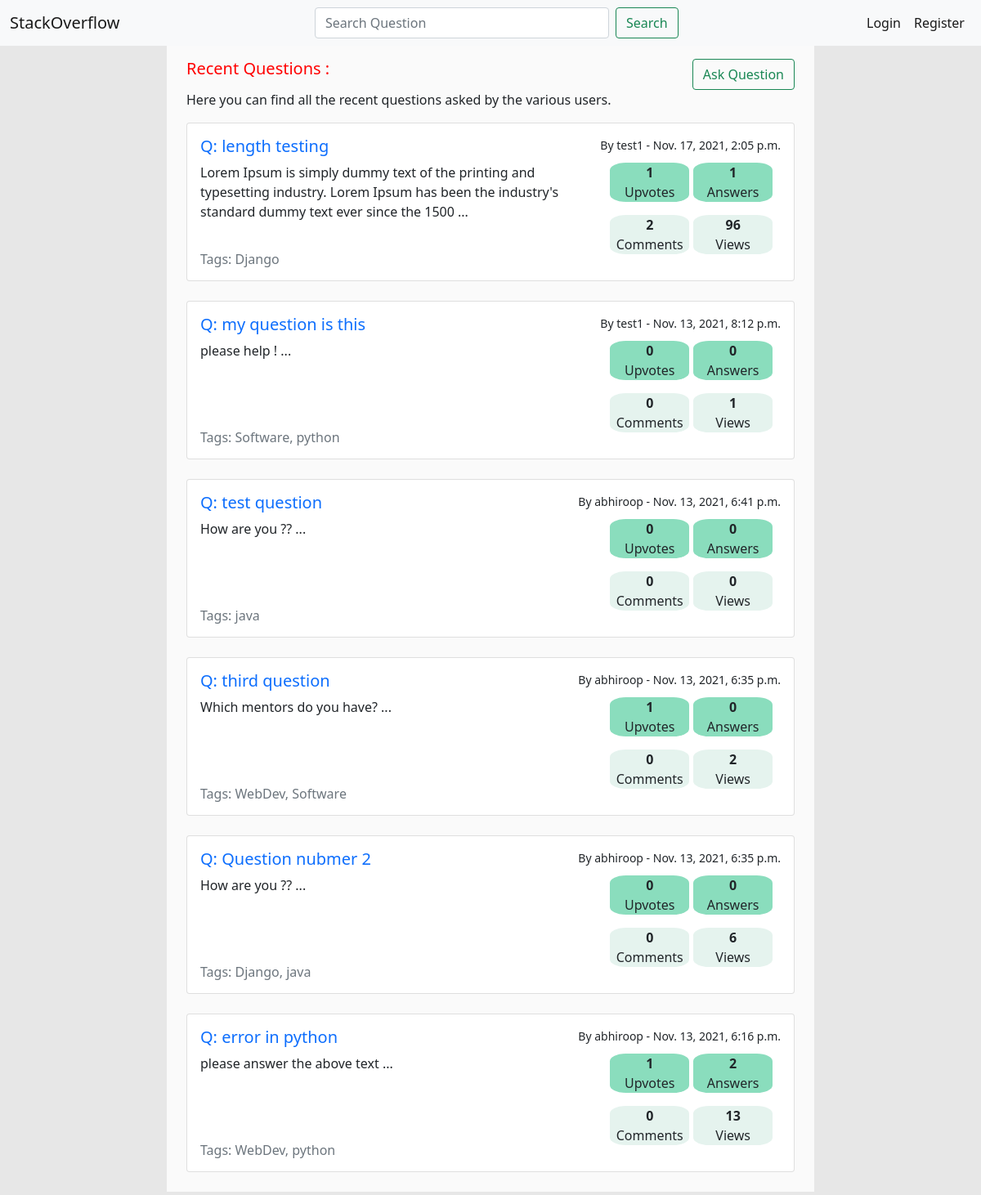
Before: / with the older database file.
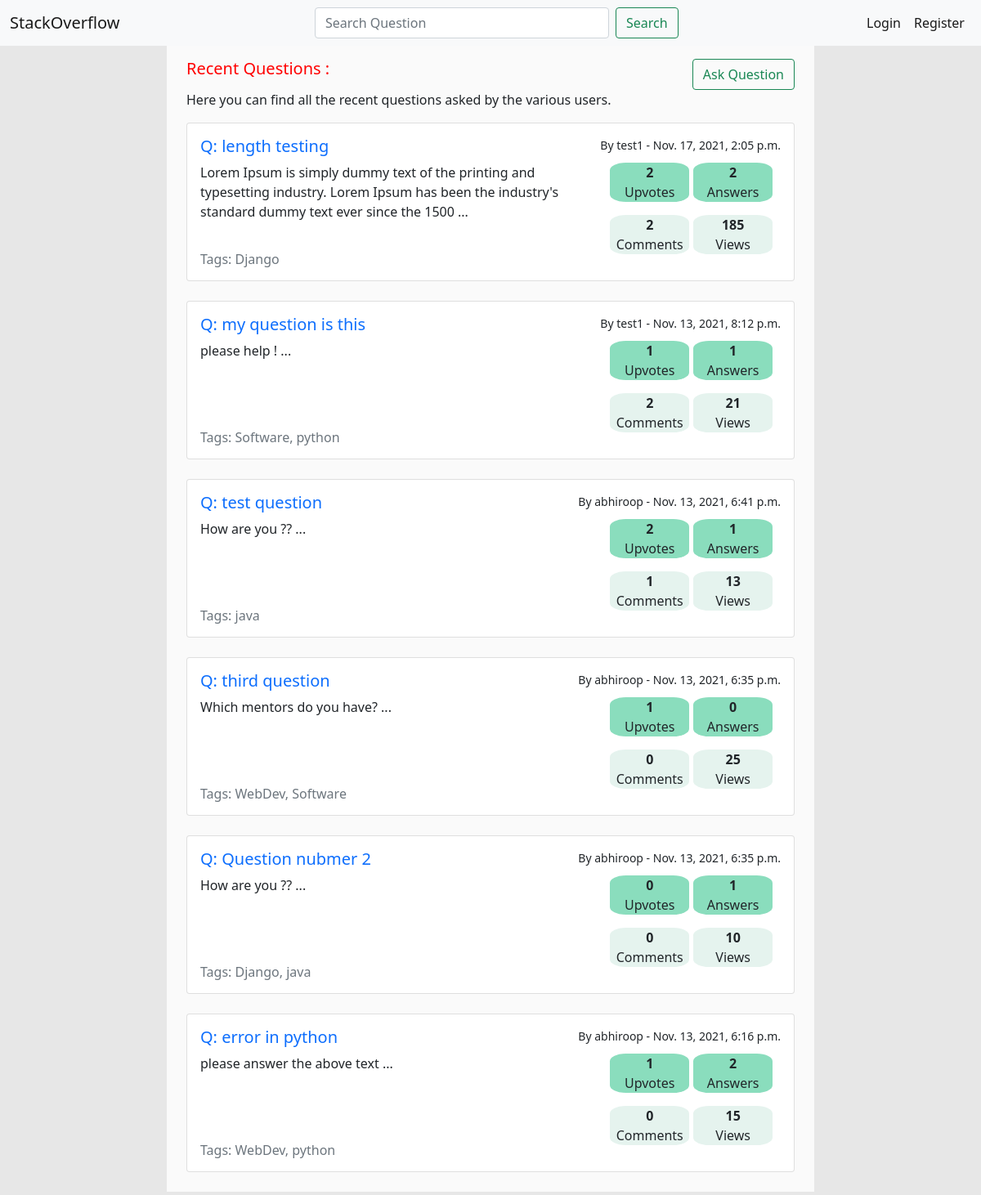
After: the same page with the newer database file.
### lander/models.py (models this page shows, shortened)
class Question(models.Model):
    QUESTION_TAGS = (
        ('WebDev','WebDev'),
        ('Software','Software'),
        ('Django','Django'),
        ('java','java'),
        ('python','python'),
    )
    user = models.ForeignKey(User, on_delete=models.CASCADE)
    question_heading = models.CharField(max_length=50, null=True)
    question_text = models.CharField(max_length=1000, null=False)
    post_date = models.DateTimeField(auto_now_add=True)
    ans_count = models.IntegerField(default=0)
    comment_count = models.IntegerField(default=0)
    views = models.IntegerField(default=0)
    upvote_count = models.IntegerField(default=0, null=True)
    tags = MultiSelectField(choices = QUESTION_TAGS)

### lander/views.py (the view)
# urls.py: path('', views.index, name='index'),
def index(request):
    questions = Question.objects.all().order_by('-post_date')
    for q in questions:
        answers = Answer.objects.filter(question__pk = q.id)
        question = Question.objects.get(id = q.id)
        comments = CommentQuestion.objects.filter(question__pk = q.id)
        if answers:
            count_answers = answers.count()
            question.ans_count = count_answers
        if comments:
            count_comments = comments.count()
            question.comment_count = count_comments
        question.save()
    return render(request,'lander/index.html',{'questions': questions})

### lander/templates/lander/index.html (shortened to what the changed rows need)
{% extends 'lander/base.html' %}
{% load static %}
    {% block content %}
    {% if searched %}
    <div class="content">
        <div class="main_container mt-0"><br>
            {% if user.is_authenticated %}
            <h5 style="text-align: center;">Welcome {{user.username}}</h5>
            <div class="first_line">
                <h5 class="search_result">Search results for {{searched}} :</h5>
                <a href="{% url 'ask_question' %}" class="add_ques btn btn-outline-success" >Ask Question</a>
            </div>
            {% for i in question_searched %}
                <div class="card" >
                    <div class="card-body">
                        <div class="first_line">
                            <h5 ><a href="{% url 'question_detail' i.id %}" style="text-decoration: none;">Q: {{ i.question_heading }}</a></h5>
                            <small><div class="float-right" id="user_desc_big">By {{i.user}} - {{i.post_date}}</div></small>
                        </div>
                        <div class="row">
                            <div class="col-md-8">
                                <p class="card-text">{{i.question_text|slice:":150"|add:" ..." }}</p>
                                <small><h6 class=" text-muted pb-2" id="tag_bottom">Tags: {{i.tags}}</h6></small>
                                <small><div class="float-right" id="user_desc">By {{i.user}} - {{i.post_date}}</div></small>
                                </div>
                            <div class="col-md-4">
                                <div class="row">
                                    <div class="col-md-1"></div>
                                    <div class="col-md-5 float-right px-0">
                                        <div class="info_box px-0">
                                            <p class="mb-0"><strong >{{ i.upvote_count }}</strong></p>
                                            <p class="mt-0">Upvotes</p>
                                        </div>
                                        <div class="info_box2 px-0">
                                            <p class="mb-0"><strong >{{ i.comment_count }}</strong></p>
                                            <p class="mt-0 element_fit">Comments</p>
                                        </div>
                                    </div>
                                    <div class="col-md-5 px-0">
                                        <div class="info_box">
                                            <p class="mb-0"><strong >{{ i.ans_count }}</strong></p>
                                            <p class="mt-0">Answers</p>
                                        </div>
                                        <div class="info_box2 px-0">
                                            <p class="mb-0"><strong > {{ i.views }} </strong></p>
                                            <p class="mt-0">Views</p>
                                        </div>
                                    </div>
                                </div>
                            </div>
                        </div>
                    </div>
                </div>
                <br>
                {% endfor %}
            {% else %}
        <div class="first_line">
            <h5 class="search_result">Search results for {{searched}} :</h5>
            <a href="{% url 'ask_question' %}" class="add_ques btn btn-outline-success" >Ask Question</a>
        </div>
        {% for i in question_searched %}
            <div class="card" >
                <div class="card-body">
                    <div class="first_line">
                        <h5 ><a href="{% url 'question_detail' i.id %}" style="text-decoration: none;">Q: {{ i.question_heading }}</a></h5>
                        <small><div class="float-right" id="user_desc_big">By {{i.user}} - {{i.post_date}}</div></small>
                    </div>
                    <div class="row">
                        <div class="col-md-8">
                            <p class="card-text">{{i.question_text|slice:":150"|add:" ..." }}</p>
                            <small><h6 class=" text-muted pb-2" id="tag_bottom">Tags: {{i.tags}}</h6></small>
                            <small><div class="float-right" id="user_desc">By {{i.user}} - {{i.post_date}}</div></small>
                            </div>
                        <div class="col-md-4">
                            <div class="row">
                                <div class="col-md-1"></div>
                                <div class="col-md-5 float-right px-0">
                                    <div class="info_box px-0">
                                        <p class="mb-0"><strong >{{ i.upvote_count }}</strong></p>
                                        <p class="mt-0">Upvotes</p>
                                    </div>
                                    <div class="info_box2 px-0">
                                        <p class="mb-0"><strong >{{ i.comment_count }}</strong></p>
                                        <p class="mt-0 element_fit">Comments</p>
                                    </div>
                                </div>
                                <div class="col-md-5 px-0">
                                    <div class="info_box">
                                        <p class="mb-0"><strong >{{ i.ans_count }}</strong></p>
                                        <p class="mt-0">Answers</p>
                                    </div>
                                    <div class="info_box2 px-0">
                                        <p class="mb-0"><strong > {{ i.views }} </strong></p>
                                        <p class="mt-0">Views</p>
                                    </div>
                                </div>
                            </div>
                        </div>
                    </div>
                </div>
            </div>
            <br>
            {% endfor %}
        {% endif %}
        </div>
    </div>
    {% else %}
        <div class="content mt-0 pt-0">
            <div class="main_container mt-0 "><br>
                {% if user.is_authenticated %}
                <h5 style="text-align: center;">Welcome {{user.username}}</h5>
                <div class="first_line">
                    <h5 class="search_result">Recent Questions :</h5>
                    <a href="{% url 'ask_question' %}" class="add_ques btn btn-outline-success" >Ask Question</a>
                </div>
                <p class="text_question">Here you can find all the recent questions asked by the various users.
                </p>
                {% for i in questions %}
                <div class="card" >
                    <div class="card-body">
                        <div class="first_line">
                            <h5 ><a href="{% url 'question_detail' i.id %}" style="text-decoration: none;">Q: {{ i.question_heading }}</a></h5>
                            <small><div class="float-right" id="user_desc_big">By {{i.user}} - {{i.post_date}}</div></small>
                        </div>
                        <div class="row">
                            <div class="col-md-8">
                                <p class="card-text">{{i.question_text|slice:":150"|add:" ..." }}</p>
                                <small><h6 class=" text-muted pb-2" id="tag_bottom">Tags: {{i.tags}}</h6></small>
                                <small ><div class="float-right" id="user_desc">By {{i.user}} - {{i.post_date}}</div></small>
                                </div>
                            <div class="col-md-4">
                                <div class="row">
                                    <div class="col-md-1"></div>
                                    <div class="col-md-5 float-right px-0">
                                        <div class="info_box px-0">
                                            <p class="mb-0"><strong >{{ i.upvote_count }}</strong></p>
                                            <p class="mt-0">Upvotes</p>
                                        </div>
                                        <div class="info_box2 px-0">
                                            <p class="mb-0"><strong >{{ i.comment_count }}</strong></p>
                                            <p class="mt-0 element_fit">Comments</p>
                                        </div>
                                    </div>
                                    <div class="col-md-5 px-0">
                                        <div class="info_box">
                                            <p class="mb-0"><strong >{{ i.ans_count }}</strong></p>
                                            <p class="mt-0">Answers</p>
                                        </div>
                                        <div class="info_box2 px-0">
                                            <p class="mb-0"><strong > {{ i.views }} </strong></p>
                                            <p class="mt-0">Views</p>
                                        </div>
                                    </div>
                                </div>
                            </div>
                        </div>
                    </div>
                </div>
                <br>
                {% endfor %}
                {% else %}
            {% for i in questions %}
            <div class="card" >
                <div class="card-body">
                    <div class="first_line">
                        <h5 ><a href="{% url 'question_detail' i.id %}" style="text-decoration: none;">Q: {{ i.question_heading }}</a></h5>
                        <small><div class="float-right" id="user_desc_big">By {{i.user}} - {{i.post_date}}</div></small>
                    </div>
                    <div class="row">
                        <div class="col-md-8">
                            <p class="card-text">{{i.question_text|slice:":150"|add:" ..." }}</p>
                            <small><h6 class=" text-muted pb-2" id="tag_bottom">Tags: {{i.tags}}</h6></small>
                            </div>
                        <div class="col-md-4">
                            <div class="row">
                                <div class="col-md-1"></div>
                                <div class="col-md-5 float-right px-0">
                                    <div class="info_box px-0">
                                        <p class="mb-0"><strong >{{ i.upvote_count }}</strong></p>
                                        <p class="mt-0">Upvotes</p>
                                    </div>
                                    <div class="info_box2 px-0">
                                        <p class="mb-0"><strong >{{ i.comment_count }}</strong></p>
                                        <p class="mt-0 element_fit">Comments</p>
                                    </div>
                                </div>
                                <div class="col-md-5 px-0">
                                    <div class="info_box">
                                        <p class="mb-0"><strong >{{ i.ans_count }}</strong></p>
                                        <p class="mt-0">Answers</p>
                                    </div>
                                    <div class="info_box2 px-0">
                                        <p class="mb-0"><strong > {{ i.views }} </strong></p>
                                        <p class="mt-0">Views</p>
                                    </div>
                                </div>
                            </div>
                        </div>
                    </div>
                </div>
            </div>
            <br>
            {% endfor %}
        </div>
        {% endif %}
        </div>
    {% endif %}
    {% endblock %}

Changed rows visible on the page:
changed Question "length testing": upvote_count "1" → "2"; ans_count "1" → "2"; views "96" → "185"
changed Question "my question is this": upvote_count "0" → "1"; comment_count "0" → "2"; ans_count "0" → "1"; views "1" → "21"
changed Question "test question": upvote_count "0" → "2"; comment_count "0" → "1"; ans_count "0" → "1"; views "0" → "13"
changed Question "third question": views "2" → "25"
changed Question "Question nubmer 2": ans_count "0" → "1"; views "6" → "10"
changed Question "error in python": views "13" → "15"
